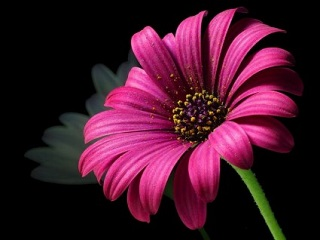
%> input picture Assign3/Problem1/flower1.jpg, 320 x 240 px
$ octave --eval "result = Process(rgb2gray(imread('flower1.jpg')));"   (GNU Octave 9; MATLAB toolbox functions it lacks are replaced by stand-ins)
%> lines starting %> are read from the running program, lines starting %| are printed output that depends on the picture
### Assign3/Problem1/gauss_lowpass.m
function [out] = gauss_lowpass(In)
% function to implement the gaussian low pass filter.
[P , Q] = size(In);
% D0 = sum(sum(In))/(P*Q);
D0 = 20;
% out = In;
H = zeros(P,Q);
a = P/2;
b = Q/2;
K = power(D0,2);
K = 2*K;
D = 0;
for i = 1:P
    for j = 1:Q
        D = power((i-a),2) + power((j-b),2);
        D = sqrt(D);
        k = power(D,2);
        H(i,j) = exp((-1*k)/ K);
        k = 0;
    end
end
out = H.*In;
end

### Assign3/Problem1/Process.m
function [ Iout ] = Process( In )
% This does all the processing for the input image
Inoise = imnoise(In,'gaussian',0,0.2);
figure, imshow(Inoise); title('Image with Gaussian noise');
% Filtering in frequency domain begins here Lecture #22
[M, N] = size(Inoise);
%> M = 240; N = 320
% padding parameters
P = 2*M;
%> P = 480
Q = 2*N;
%> Q = 640
% padded image
Fp = zeros(P,Q);
Fp(1:M,1:N) = Inoise;
% shifting image to center
for u = 1:P
    for v = 1:Q
        b = power(-1, (u+v));
        Fp(u,v) = b*Fp(u,v);
    end
end
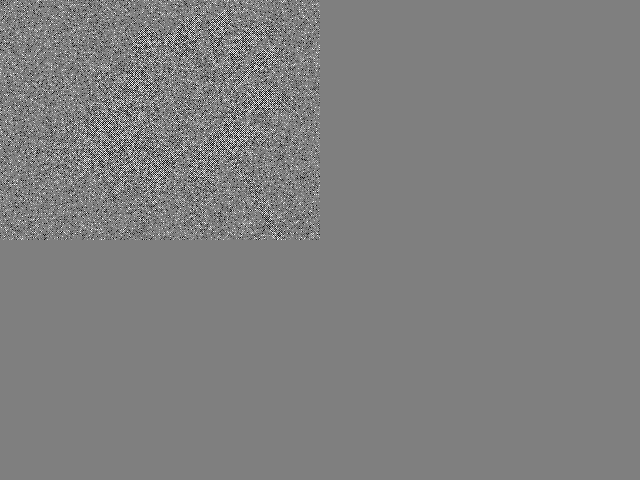
%> Fp: size 480x640 double; min -255, max 255, mean 0; drawn with min black and max white
Itr = real(fft2(Fp));
figure, imshow(real(Itr)); title('Fourier spectrun of image');
%> after `imshow(real(Itr))`:
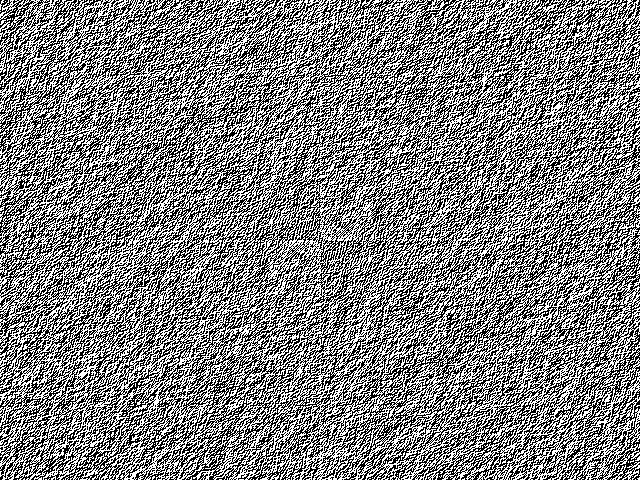
%> displayed picture: size 480x640, on the screen's scale of 0 to 255; min 0, max 255, mean 127.6
% filtering using gaussian lowpass filter
I2 = gauss_lowpass(Itr);
%> after the loop in gauss_lowpass, `for i = 1:P`:
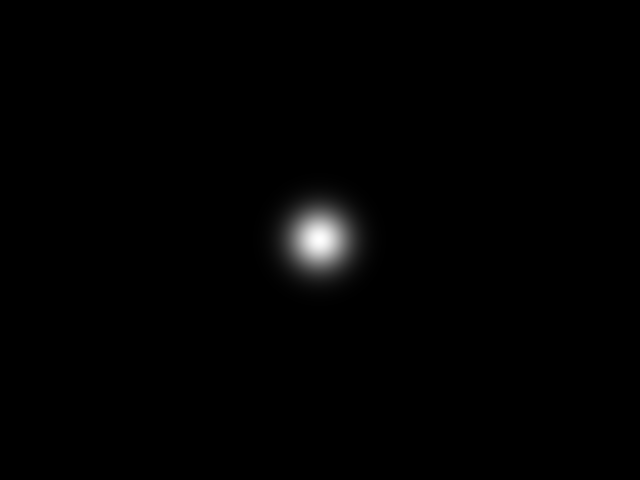
%> H: size 480x640 double; min 1.38e-87, max 1, mean 0.00818
I3 = real(ifft2(I2));
for u = 1:P
    for v = 1:Q
        I3(u,v) = power(-1,(u+v))*I3(u,v);
    end
end
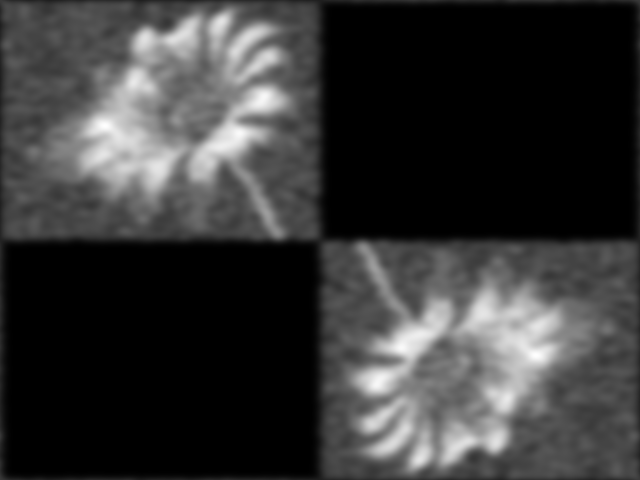
%> I3: size 480x640 double; min -2.43e-14, max 78.18, mean 16.9; drawn with min black and max white
% applying the inverse fourier transform
Iout = I3(1:M,1:N);
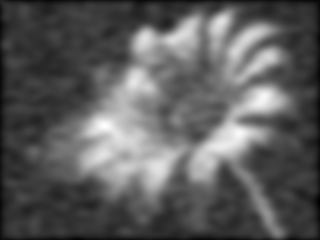
%> Iout: size 240x320 double; min 7.4, max 78.18, mean 33.2; drawn with min black and max white
figure, imshow(Iout); title('After filtering');
Ifinal = Inoise - Iout;
Imask = Ifinal - In;
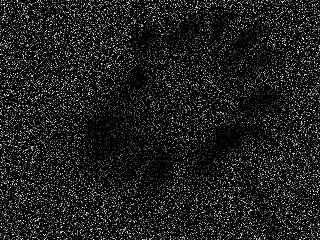
%> Imask: size 240x320 uint8; min 0, max 245, mean 28.5
Ifinal2 = Inoise - Imask;
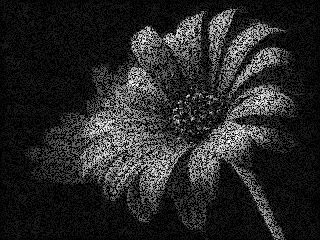
%> Ifinal2: size 240x320 uint8; min 0, max 255, mean 39.1
figure, imshow(Ifinal2); title('Restored image with post processing');
end
